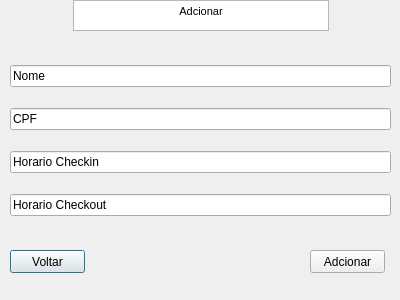
<?xml version="1.0" encoding="UTF-8"?>
<ui version="4.0">
 <class>Dialog</class>
 <widget class="QDialog" name="Dialog">
  <property name="geometry">
   <rect>
    <x>0</x>
    <y>0</y>
    <width>400</width>
    <height>300</height>
   </rect>
  </property>
  <property name="windowTitle">
   <string>Dialog</string>
  </property>
  <widget class="QWidget" name="gridLayoutWidget">
   <property name="geometry">
    <rect>
     <x>10</x>
     <y>50</y>
     <width>381</width>
     <height>181</height>
    </rect>
   </property>
   <layout class="QGridLayout" name="gridLayout">
    <item row="3" column="0">
     <widget class="QLineEdit" name="lineEdit_3">
      <property name="text">
       <string>Horario Checkout</string>
      </property>
     </widget>
    </item>
    <item row="0" column="0">
     <widget class="QLineEdit" name="lineEdit">
      <property name="text">
       <string>Nome</string>
      </property>
     </widget>
    </item>
    <item row="1" column="0">
     <widget class="QLineEdit" name="lineEdit_4">
      <property name="text">
       <string>CPF</string>
      </property>
     </widget>
    </item>
    <item row="2" column="0">
     <widget class="QLineEdit" name="lineEdit_2">
      <property name="text">
       <string>Horario Checkin</string>
      </property>
     </widget>
    </item>
   </layout>
  </widget>
  <widget class="QPushButton" name="pushButton">
   <property name="geometry">
    <rect>
     <x>10</x>
     <y>250</y>
     <width>75</width>
     <height>23</height>
    </rect>
   </property>
   <property name="text">
    <string>Voltar</string>
   </property>
  </widget>
  <widget class="QPushButton" name="pushButton_2">
   <property name="geometry">
    <rect>
     <x>310</x>
     <y>250</y>
     <width>75</width>
     <height>23</height>
    </rect>
   </property>
   <property name="text">
    <string>Adcionar</string>
   </property>
  </widget>
  <widget class="QWidget" name="horizontalLayoutWidget">
   <property name="geometry">
    <rect>
     <x>10</x>
     <y>0</y>
     <width>381</width>
     <height>31</height>
    </rect>
   </property>
   <layout class="QHBoxLayout" name="horizontalLayout">
    <item>
     <spacer name="horizontalSpacer">
      <property name="orientation">
       <enum>Qt::Horizontal</enum>
      </property>
      <property name="sizeHint" stdset="0">
       <size>
        <width>40</width>
        <height>20</height>
       </size>
      </property>
     </spacer>
    </item>
    <item>
     <widget class="QTextBrowser" name="textBrowser">
      <property name="html">
       <string>&lt;!DOCTYPE HTML PUBLIC &quot;-//W3C//DTD HTML 4.0//EN&quot; &quot;http://www.w3.org/TR/REC-html40/strict.dtd&quot;&gt;
&lt;html&gt;&lt;head&gt;&lt;meta name=&quot;qrichtext&quot; content=&quot;1&quot; /&gt;&lt;style type=&quot;text/css&quot;&gt;
p, li { white-space: pre-wrap; }
&lt;/style&gt;&lt;/head&gt;&lt;body style=&quot; font-family:'MS Shell Dlg 2'; font-size:8.25pt; font-weight:400; font-style:normal;&quot;&gt;
&lt;p align=&quot;center&quot; style=&quot; margin-top:0px; margin-bottom:0px; margin-left:0px; margin-right:0px; -qt-block-indent:0; text-indent:0px;&quot;&gt;Adcionar&lt;/p&gt;&lt;/body&gt;&lt;/html&gt;</string>
      </property>
     </widget>
    </item>
    <item>
     <spacer name="horizontalSpacer_2">
      <property name="orientation">
       <enum>Qt::Horizontal</enum>
      </property>
      <property name="sizeHint" stdset="0">
       <size>
        <width>40</width>
        <height>20</height>
       </size>
      </property>
     </spacer>
    </item>
   </layout>
  </widget>
 </widget>
 <resources/>
 <connections/>
</ui>
